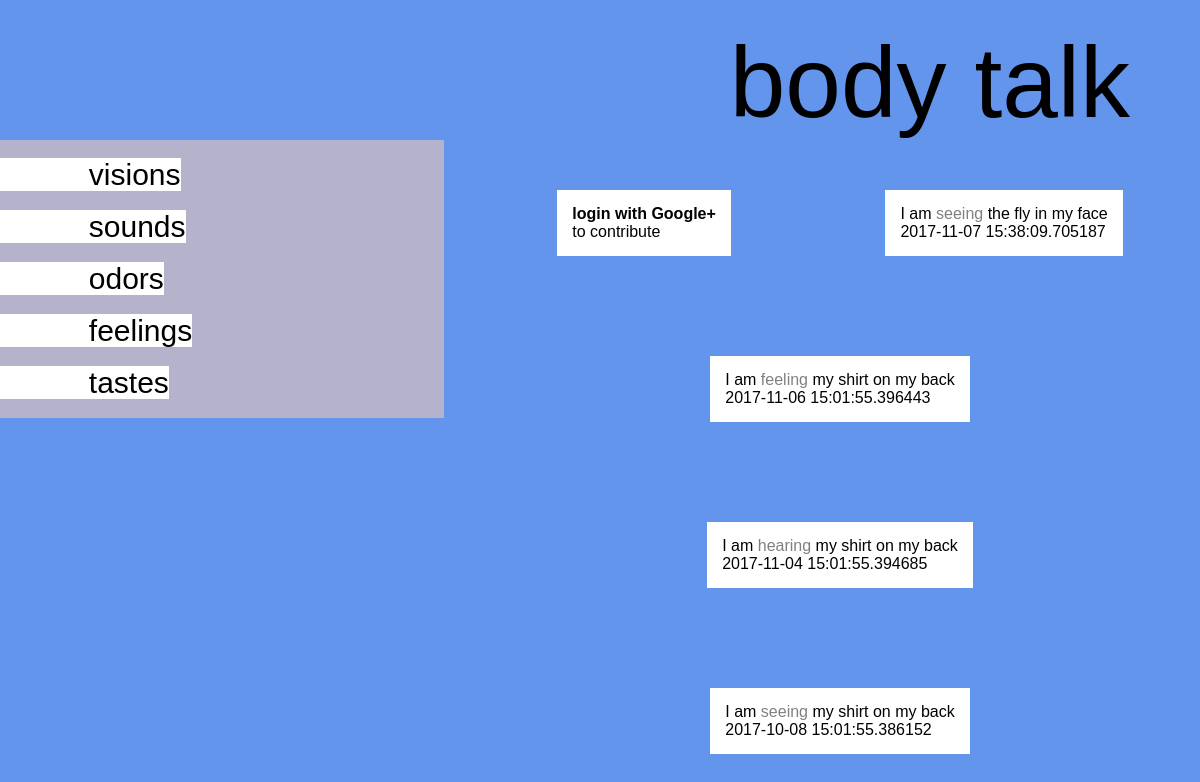
Before: / with the older database file.
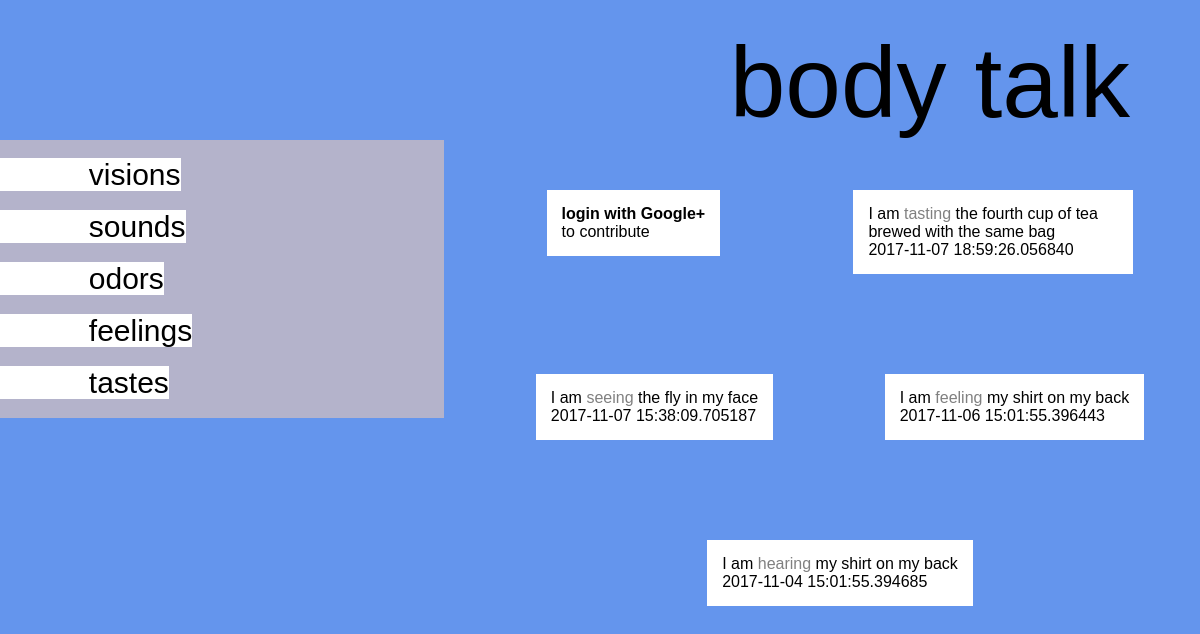
After: the same page with the newer database file.
### models.py (models this page shows)
class Entry(Base):
	__tablename__ = 'entry'
	id = Column(Integer, primary_key=True)
	category = Column(String)
	entry = Column(String)
	time = Column(DateTime)
	creatorEmail = Column(String)
	@property
	def serialize(self):
		return {
			'id':self.id,
			'word':self.word,
			'category':self.category,
			'definition':self.definition
		}
	'''
	@property
	def serialize(self):
	    """Return object data in easily serializeable format"""
	    return {
	    'name' : self.name,
	    'picture' : self.picture,
	    'description' : self.description,
	    'price' : self.price
	        }
	'''

### app.py (the view)
@app.route('/')
def homePage():
    authorized = check_authorized()
    if 'email' in login_session:
        email = login_session['email']
    else:
        email = None
    items = session.query(Entry).order_by(desc(Entry.time)).limit(maxItems).all()
    return render_template('main.html', categories=categories,
                           items=items, authorized=authorized, email=email, add=True)

### app.py (called while the page is built)
def check_authorized():
    if 'username' in login_session:
        return True
    else:
        return False

### templates/main.html (shortened to what this page needs)
{% extends "base.html" %}
{% block main %}
{% if not authorized %}
	<div class = "spacer">
	<a href = "/login">
	<article class = "item">
	<b>login with Google+</b><br>
	to contribute
	</article>
	</a>
	</div>
{% endif %}
{% for i in items %}
	<div class = "spacer">
	<a href = "/item/{{i.id}}">
	<article class = "item">
	<span class = "iAm">I am</span>
	<span class = "actionWord">{% if i.category!='touching' %}{{ i.category }}{%else%}feeling the touch of{%endif%}</span>
	{{i.entry}}
	<br>
	{{ i.time }}
	</article>
	</a>
	</div>
{% endfor %}
{% endblock %}

### templates/base.html (shortened to what this page needs)
<html>
<head>
<link rel= "stylesheet" type= "text/css" href= "{{ url_for('static',filename='styles/main.css') }}">
</head>
<body>
<header class = "header">
<a href = "/">
<span class = "title">body talk</span>
</a>
</header>
<aside class = "categories">
<br>
	<a href ="/category/seeing">
	   <span class = "category" {% if category == 'seeing' %} id = "highlight"{% endif %}>
	       visions
	   </span>
	</a>
<br>
<br>
    <a href ="/category/hearing">
       <span class = "category" {% if category == 'hearing' %} id = "highlight"{% endif %}>
            sounds
       </span>
    </a>
<br>
<br>
    <a href ="/category/smelling">
       <span class = "category" {% if category == 'smelling' %} id = "highlight"{% endif %}>
            odors
       </span>
    </a>
<br>
<br>
    <a href ="/category/feeling">
       <span class = "category" {% if category == 'feeling' %} id = "highlight"{% endif %}>
            feelings
       </span>
    </a>
<br>
<br>
    <a href ="/category/tasting">
       <span class = "category" {% if category == 'tasting' %} id = "highlight"{% endif %}>
            tastes
       </span>
    </a>
<br>
<br>
</aside>
<section class = "itemContainer">
{% block main %}
{% endblock %}
</section>
</body>
</html>

### static/styles/main.css (style rules this page uses)
body { background-color:#6495ED; font-family:Helvetica; box-sizing:border-box; border:0px; margin:0px; padding:0px; }
body a:visited, a:link { text-decoration: none; color:black; }
.header { height:100px; position:relative; padding:20px; font-size:100px; color:white; vertical-align:bottom; text-align:right; }
.header span { position:absolute; right:20px; bottom:0px; }
.header a:visited, a:link { text-decoration: none; color:white; }
.category { padding:0px; background-color:white; padding-left:20%; padding-right:0; font-size:30px; transition: padding-right 2s; }
.title { padding-right:50px; }
.categories { position:fixed; left:0px; width:37%; background-color:rgba(208, 190, 190, 0.74); }
.actionWord { color:grey; }
.back .header a:visited, a:link { text-decoration: none; color:black; }
.item { position:relative; background-color:white; overflow-wrap: break-word; padding:15px; max-width:250px; }
.spacer { margin:50px; }
.itemContainer { position:fixed; max-height: -moz-calc(100% - 100px); max-height: -webkit-calc(100% - 100px); max-height: -o-calc(100% - 100px); max-height: calc(100% - 100px); left:40%; display:flex; display: -webkit-flex; -webkit-flex-wrap: wrap; flex-wrap:wrap; -webkit-justify-content: space-around; justify-content: space-around; overflow-y:auto; margin-right:0px; }

Changed rows visible on the page:
removed Entry: category "seeing", entry "my shirt on my back", time "2017-10-08 15:01:55.386152"
added Entry: category "tasting", entry "the fourth cup of tea brewed with the same bag", time "2017-11-07 18:59:26.056840"
